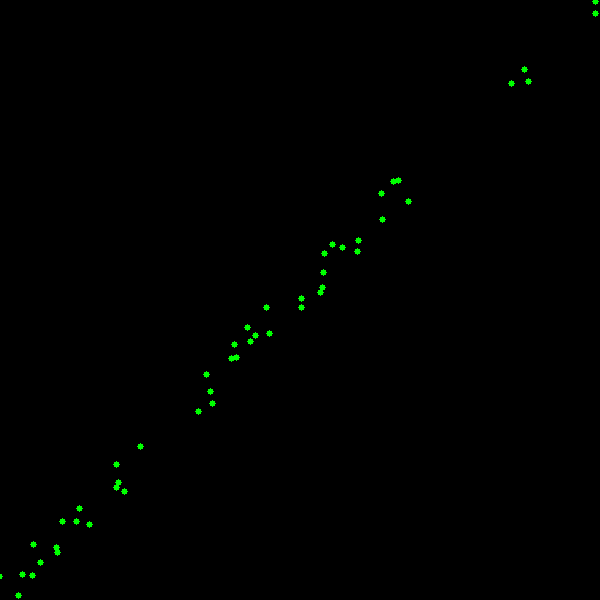
#> input picture ransac/imagens/pontos_ransac.png, 600 x 600 px
$ jupyter execute ransac.ipynb
#> lines starting #> are read from the running program, lines starting #| are printed output that depends on the picture; after the words box and inside, x2 and y2 are one past the last pixel; in counts of white or black regions, pixels touching at a corner belong together; long printed decimals are rounded
[cell 1]
import cv2
import matplotlib.pyplot as plt
import numpy as np

def ransac_line(points, num_iter, threshold):
    best_line = (0, 0, 0, 0)
    max_inliers = []

    for _ in range(num_iter):
        sample_points = points[np.random.choice(points.shape[0], 2, replace=False)]
        x_coords, y_coords = sample_points[:, 0], sample_points[:, 1]

        if x_coords[0] == x_coords[1]:
            continue

        a = (y_coords[1] - y_coords[0]) / (x_coords[1] - x_coords[0]) # Coeficiente angular
        b = y_coords[1] - a * x_coords[1] # Coeficiente linear

        distances = np.abs(a * points[:, 0] - points[:, 1] + b) / np.sqrt(a**2 + 1) # Distância de um ponto a reta
        inliers = points[distances < threshold]

        if len(inliers) > len(max_inliers):
            max_inliers = inliers
            best_line = (a, b, x_coords, x_coords)

    return best_line, max_inliers

img = cv2.imread('imagens/pontos_ransac.png')
#> img is the input picture: shape (600, 600, 3); mean B, G, R 0, 1, 0
gray = cv2.cvtColor(img, cv2.COLOR_BGR2GRAY)
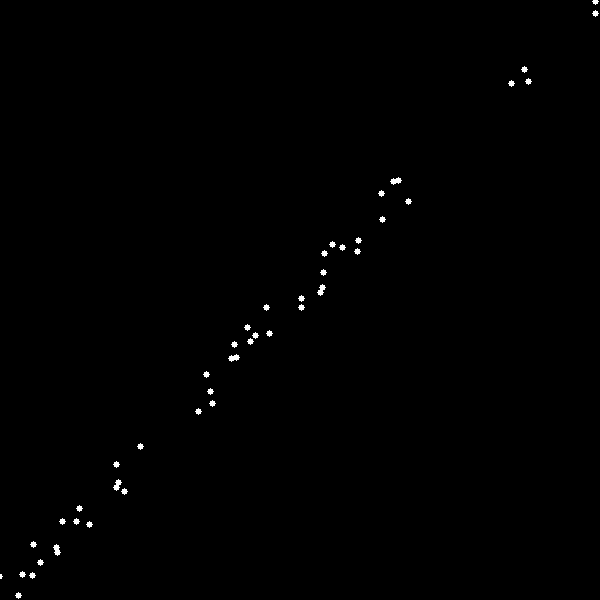
#> gray: shape (600, 600); values 0 (black) and 150 (white), 0.39% white; 44 white regions (1 under 20 px), largest, box (x1, y1, x2, y2) and area: (390, 177, 402, 185) 56, (317, 284, 326, 296) 56, (228, 354, 240, 362) 56

harris = cv2.cornerHarris(gray, 2, 3, 0.04) # Detecta cantos
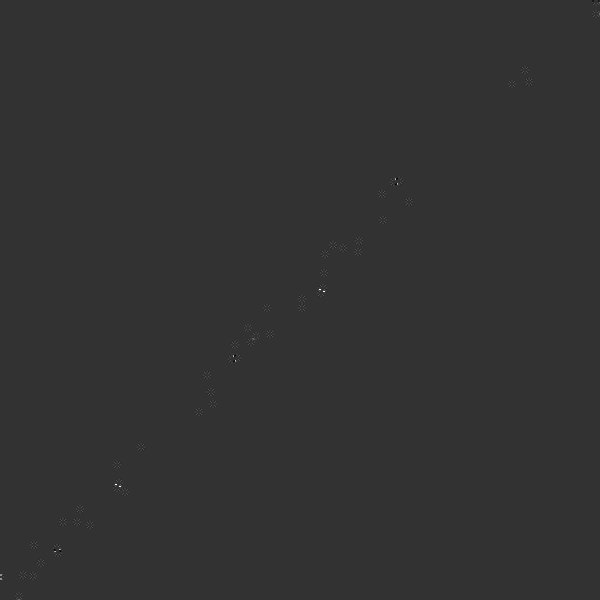
#> harris: shape (600, 600) float32; min -0.00374, max 0.015, mean 2.65e-06; drawn with min black and max white

corners_threshold = 0.01 * harris.max() # 10% do maior valor de harris
#> corners_threshold = 0.00015
corner_mask = harris > corners_threshold # Máscara com os cantos
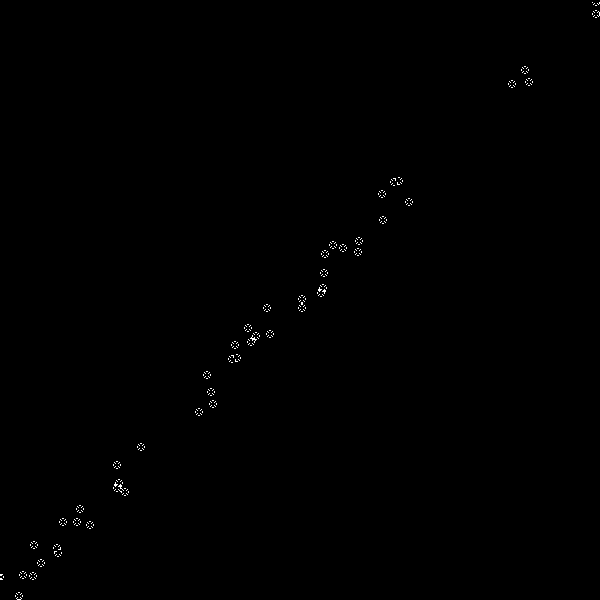
#> corner_mask: shape (600, 600) bool; 0.22% white in thin lines or dots

# Obtem os pontos de interesse
points = np.column_stack(np.where(corner_mask))
#> points = 777 pairs, first value 2 to 599, second value 0 to 599

if len(points) < 2:
    raise Exception('Menos de dois pontos de interesse encontrados!')

line, inliers = ransac_line(points, 50, 5)
#> the loop in ransac_line, `for _ in range(num_iter):` made 50 passes
#> (sample_points, y_coords, a, b, best_line) on passes 1, 2, 6, 9, 18, 48: ([[237, 359], [200, 410]], [359, 410], -1.38, 685.7, (-1.38, 685.7, [237, 200], [237, 200])), ([[299, 298], [556, 58]], [298, 58], -0.934, 577.2, (-0.934, 577.2, [299, 556], [299, 556])), ([[297, 303], [599, 17]], [303, 17], -0.947, 584.3, (-0.947, 584.3, [297, 599], [297, 599])), ([[549, 59], [391, 214]], [59, 214], -0.981, 597.6, (-0.981, 597.6, [549, 391], [549, 391])), ([[548, 53], [4, 598]], [53, 598], -1, 602, (-1, 602, [548, 4], [548, 4])), ([[79, 531], [408, 198]], [531, 198], -1.01, 611, (-1.01, 611, [79, 408], [79, 408]))
#> (sample_points, x_coords, y_coords, a, b) on passes 3, 4, 5, 7, 8, 10: ([[223, 383], [246, 344]], [223, 246], [383, 344], -1.7, 761.1), ([[329, 249], [524, 93]], [329, 524], [249, 93], -0.8, 512.2), ([[330, 245], [12, 594]], [330, 12], [245, 594], -1.1, 607.2), ([[300, 303], [546, 32]], [300, 546], [303, 32], -1.1, 633.5), ([[196, 384], [405, 211]], [196, 405], [384, 211], -0.828, 546.2), ([[561, 39], [549, 59]], [561, 549], [39, 59], -1.67, 974)
#> after the loop in ransac_line, `for _ in range(num_iter):`: max_inliers = 291 pairs, first value 10 to 595, second value 15 to 599
#> line = (-1.01, 611, [79, 408], [79, 408]); inliers has the same summary as max_inliers in ransac_line
print(line)
#| (-1.012, 610.960, array([ 79, 408]), array([ 79, 408]))

if len(inliers) > 0:
    x1, y1 = int(line[2][0]), int(line[3][0])
#> x1 = 79; y1 = 79
    x2, y2 = int(line[2][1]), int(line[3][1])
#> x2 = 408; y2 = 408

    x = np.arange(0, img.shape[1])
#> x = 600 values from 0 to 599
    y = line[0] * x + line[1]
#> y = 600 values, max 611 at index 0, min 4.68 at index 599, mean 307.8

    print(f"Equação da reta: y = {line[0]}x + {line[1]}")
#| Equação da reta: y = -1.012158054711246x + 610.960
    print(f'Pontos da reta: ({x1}, {y1}) e ({x2}, {y2})')
#| Pontos da reta: (79, 79) e (408, 408)

print(f'Inliers: {len(inliers)}')
#| Inliers: 291
print(f'Outliers: {len(points) - len(inliers)}')
#| Outliers: 486

plt.figure(figsize=(10, 10))
plt.imshow(img)
plt.plot(x, y, 'white')
# plt.scatter(inliers[:, 0], inliers[:, 1], s=1, label='Inliers')
for inlier in [inliers[0], inliers[-1]]:
    print(inlier)
    circle = plt.Circle((inlier[0], inlier[1]), 10, color='red', fill=False, lw=2, linestyle='--', label="Pontos")
    plt.gca().add_patch(circle)
#> this loop made 2 passes
#> inlier on passes 1 to 2: [10, 595], [595, 15]
#| [ 10 595]
#| [595  15]
padding = 20  # Adicionar algum espaço ao redor dos dados
plt.xlim([0 - padding, img.shape[1] + padding])
plt.ylim([0 - padding, img.shape[0] + padding])

plt.gca().invert_yaxis()
plt.show()
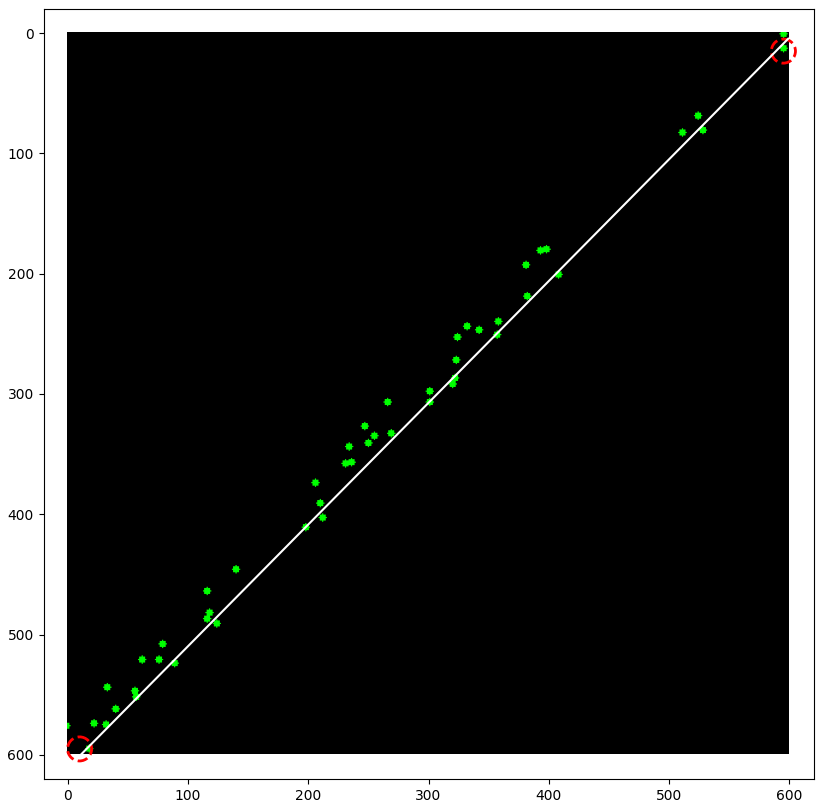
#> figure drawn by matplotlib, 1 panel
